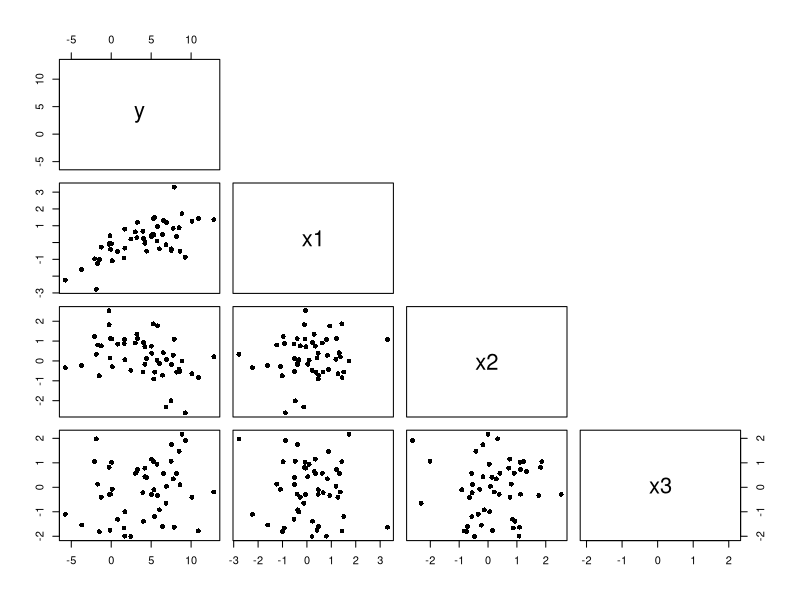
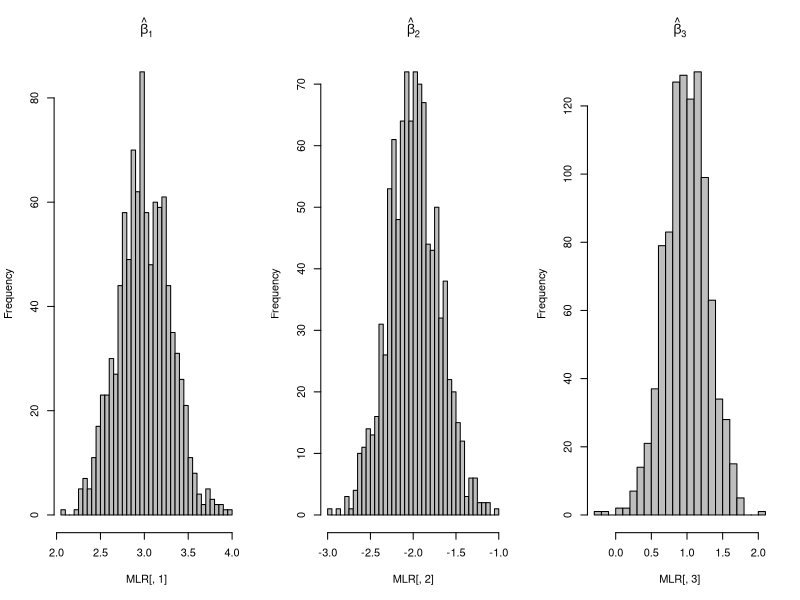
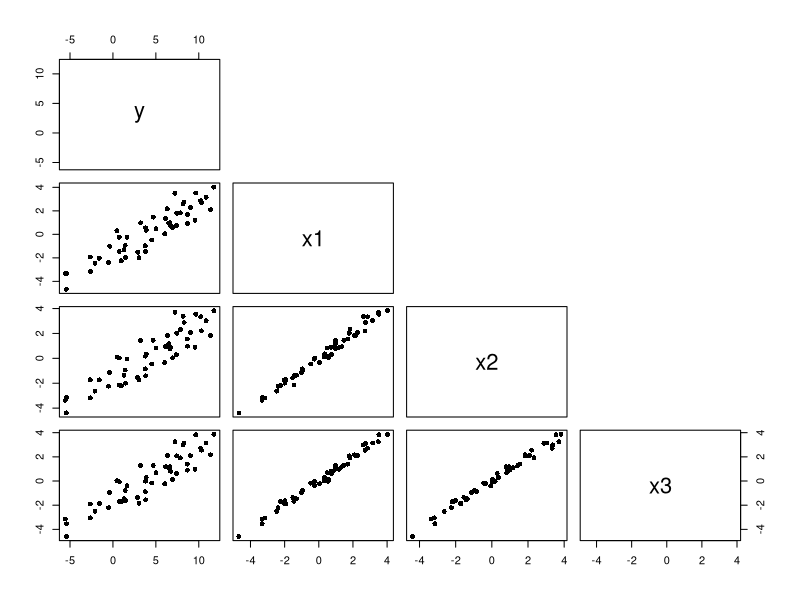
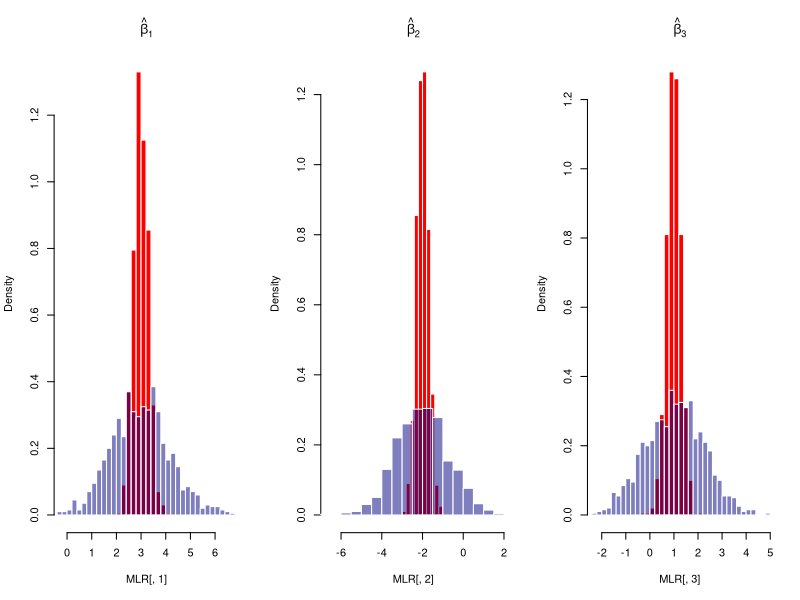

Reproduce these figures in R, in order.
# Multicollinearity ILLUSTRATION ------------------------------------------
# This is for illustration purposes—you do not need to understand 
# all of this code in detail! The goal is to demonstrate the impact 
# of multicollinearity on standard errors in regression.

library(tidyverse)
library(mvtnorm) # to generate correlated predictors (X variables)

# True Regression Coefficients --------------------------------------------
# We assume the true model follows:
# Y = β0 + β1*X1 + β2*X2 + β3*X3 + ε
b_vec <- c(4,3,-2,1)  # True regression coefficients (including intercept)
sig <- 2  # Standard deviation of the error term

n <- 50     # Sample size
n_samp = 1000  # Number of simulations
set.seed(1)    # For reproducibility

# Simulating Data with Uncorrelated Predictors ----------------------------

# Storage matrices for estimated coefficients and their standard errors
MLR <- matrix(NA, n_samp, length(b_vec) - 1)  
std_err_beta <- matrix(NA, n_samp, length(b_vec) - 1)  

for(j in 1:n_samp){
  # Generate three independent (uncorrelated) predictor variables
  predictors <- cbind(rnorm(n),
                      rnorm(n),
                      rnorm(n))
  design_mat <- cbind(1, predictors)  # Add intercept term
  
  # Generate response variable based on true model
  y <- design_mat %*% b_vec + rnorm(n, sd = sig) 
  
  # Store data in a tibble
  dat <- tibble(y = as.vector(y),
                x1 = predictors[,1],
                x2 = predictors[,2],
                x3 = predictors[,3])
  
  # Fit multiple linear regression (MLR)
  full_mod <- lm(y ~ ., data = dat)
  MLR[j,] <- full_mod$coefficients[2:4]  # Store estimated slopes
  std_err_beta[j,] <- summary(full_mod)$coefficients[2:4,2]  # Store standard errors
}

# Visualize relationships between predictors (should show little to no
# correlation between the X's)
pairs(dat, upper.panel = NULL, pch = 16)

# Plot histograms of estimated coefficients (β̂)
par(mfrow = c(1,3))  # Arrange plots side by side

# Histograms show estimated distributions of β̂ when predictors are uncorrelated
hist(MLR[,1], breaks = 30, main = expression(hat(beta)[1]), col = "gray")
hist(MLR[,2], breaks = 30, main = expression(hat(beta)[2]), col = "gray")
hist(MLR[,3], breaks = 30, main = expression(hat(beta)[3]), col = "gray")


# Simulating Data with Correlated Predictors ------------------------------
# Now we introduce **multicollinearity** by generating predictors that are highly correlated.

MLR_c <- matrix(NA, n_samp, length(b_vec) - 1)
std_err_beta_c <- matrix(NA, n_samp, length(b_vec) - 1)

# Define correlations between predictors
cor_x1_x2 <- .99  # Very strong correlation between X1 and X2
cor_x1_x3 <- .99  # Very strong correlation between X1 and X3
cor_x2_x3 <- .99  # Very strong correlation between X2 and X3

for(j in 1:n_samp){
  # Generate correlated predictors using a covariance matrix
  predictors <- rmvnorm(n = n, sigma = (sig^2) * matrix(c(1, cor_x1_x2, cor_x1_x3,
                                                          cor_x1_x2, 1, cor_x2_x3,
                                                          cor_x1_x3, cor_x2_x3, 1),
                                                        byrow = TRUE,
                                                        nrow = 3,
                                                        ncol = 3))
  design_mat <- cbind(1, predictors)  # Add intercept
  
  # Generate response variable
  y <- design_mat %*% b_vec + rnorm(n, sd = sig)
  
  # Store data
  dat <- tibble(y = as.vector(y),
                x1 = predictors[,1],
                x2 = predictors[,2],
                x3 = predictors[,3])
  
  # Fit MLR with correlated predictors
  full_mod_c <- lm(y ~ ., data = dat)
  MLR_c[j,] <- full_mod_c$coefficients[2:4]  # Store estimated slopes
  std_err_beta_c[j,] <- summary(full_mod_c)$coefficients[2:4,2]  # Store standard errors
}

# Visualize relationships between predictors (should show strong correlation)
pairs(dat, upper.panel = NULL, pch = 16)

# Comparing Coefficients from Uncorrelated vs Correlated Predictors -------

# Histograms of estimated regression coefficients (β̂) before vs after multicollinearity
# Red: Uncorrelated predictors
# Blue: Correlated predictors (overlapping area will be purple)

# Beta 1 (X1 coefficient)
hist(MLR[,1], 
     xlim = range(MLR_c[,1]),
     prob = TRUE,
     main = expression(hat(beta)[1]),
     col = "red",
     border = "white")

hist(MLR_c[,1], 
     breaks = 30, 
     prob = TRUE,
     col = rgb(0,0,.5,.5),  # Transparent blue overlay
     border = "white",
     add = TRUE)

# Beta 2 (X2 coefficient)
hist(MLR[,2], 
     xlim = range(MLR_c[,2]),
     prob = TRUE,
     main = expression(hat(beta)[2]),
     col = "red",
     border = "white")

hist(MLR_c[,2], 
     breaks = 30, 
     prob = TRUE,
     col = rgb(0,0,.5,.5), 
     border = "white",
     add = TRUE)

# Beta 3 (X3 coefficient)
hist(MLR[,3], 
     xlim = range(MLR_c[,3]),
     prob = TRUE,
     main = expression(hat(beta)[3]),
     col = "red",
     border = "white")

hist(MLR_c[,3], 
     breaks = 30, 
     prob = TRUE,
     col = rgb(0,0,.5,.5), 
     border = "white",
     add = TRUE)

# -------------------------------------------------------------------------
# TAKE AWAYS:
#
# 1. Multicollinearity does **not** introduce bias.
#
# 2. With multicollinear predictors (blue histograms), the spread of β̂
# increases significantly. This means the estimates become **more unstable**.
# This increased spread translates into **higher standard errors**, meaning
# greater uncertainty in our coefficient estimates.
#
# 3. Multicollinearity makes it harder to determine which predictor truly
# influences Y, because their effects are confounded with each other.  We need
# more data to ascertain the effect of predictors in the presence of
# multicollinearity
